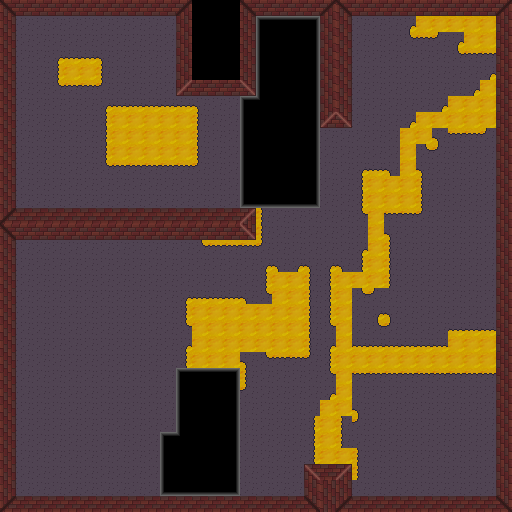

A 2D game scene composited from a Tiled map and its tileset images. What follows is a short description and the map's XML, with every tile layer's data as written:
An orthogonal 32x32 tile map with 16x16 px tiles, 1 tile layer (Tile Layer 1), 3 tilesets.

<map version="1.0" orientation="orthogonal" renderorder="right-down" width="32" height="32" tilewidth="16" tileheight="16" nextobjectid="1">
 <tileset firstgid="1" name="Volcano" tilewidth="16" tileheight="16" tilecount="15" columns="5">
  <image source="../volcano-tiles.png" width="80" height="48" />
  <tile id="0">
   <properties>
    <property name="collidable" type="bool" value="true" />
    <property name="sensor" type="bool" value="false" />
   </properties>
  </tile>
  <tile id="1">
   <properties>
    <property name="collidable" type="bool" value="true" />
   </properties>
  </tile>
  <tile id="2">
   <properties>
    <property name="collidable" type="bool" value="true" />
   </properties>
  </tile>
  <tile id="3">
   <properties>
    <property name="collidable" type="bool" value="true" />
   </properties>
  </tile>
  <tile id="4">
   <properties>
    <property name="collidable" type="bool" value="true" />
   </properties>
  </tile>
  <tile id="5">
   <properties>
    <property name="collidable" type="bool" value="true" />
   </properties>
  </tile>
  <tile id="7">
   <properties>
    <property name="collidable" type="bool" value="true" />
   </properties>
  </tile>
  <tile id="8">
   <properties>
    <property name="collidable" type="bool" value="true" />
   </properties>
  </tile>
  <tile id="9">
   <properties>
    <property name="collidable" type="bool" value="true" />
   </properties>
  </tile>
  <tile id="10">
   <properties>
    <property name="collidable" type="bool" value="true" />
   </properties>
  </tile>
  <tile id="11">
   <properties>
    <property name="collidable" type="bool" value="true" />
   </properties>
  </tile>
  <tile id="12">
   <properties>
    <property name="collidable" type="bool" value="true" />
   </properties>
  </tile>
 </tileset>
 <tileset firstgid="16" name="Bottomless Pit" tilewidth="16" tileheight="16" tilecount="15" columns="5">
  <image source="../the-pits.png" width="80" height="48" />
  <tile id="0">
   <properties>
    <property name="collidable" type="bool" value="true" />
   </properties>
  </tile>
  <tile id="1">
   <properties>
    <property name="collidable" type="bool" value="true" />
   </properties>
  </tile>
  <tile id="2">
   <properties>
    <property name="collidable" type="bool" value="true" />
   </properties>
  </tile>
  <tile id="3">
   <properties>
    <property name="collidable" type="bool" value="true" />
   </properties>
  </tile>
  <tile id="4">
   <properties>
    <property name="collidable" type="bool" value="true" />
   </properties>
  </tile>
  <tile id="5">
   <properties>
    <property name="collidable" type="bool" value="true" />
   </properties>
  </tile>
  <tile id="6">
   <properties>
    <property name="collidable" type="bool" value="true" />
    <property name="sensor" type="bool" value="false" />
   </properties>
  </tile>
  <tile id="7">
   <properties>
    <property name="collidable" type="bool" value="true" />
   </properties>
  </tile>
  <tile id="8">
   <properties>
    <property name="collidable" type="bool" value="true" />
   </properties>
  </tile>
  <tile id="9">
   <properties>
    <property name="collidable" type="bool" value="true" />
   </properties>
  </tile>
  <tile id="10">
   <properties>
    <property name="collidable" type="bool" value="true" />
   </properties>
  </tile>
  <tile id="11">
   <properties>
    <property name="collidable" type="bool" value="true" />
   </properties>
  </tile>
  <tile id="12">
   <properties>
    <property name="collidable" type="bool" value="true" />
   </properties>
  </tile>
  <tile id="13">
   <properties>
    <property name="collidable" type="bool" value="true" />
   </properties>
  </tile>
  <tile id="14">
   <properties>
    <property name="collidable" type="bool" value="true" />
   </properties>
  </tile>
 </tileset>
 <tileset firstgid="31" name="Lurva" tilewidth="16" tileheight="16" tilecount="9" columns="3">
  <image source="../lava-pit.png" width="48" height="48" />
  <tile id="4">
   <properties>
    <property name="collidable" type="bool" value="true" />
    <property name="sensor" type="bool" value="false" />
   </properties>
  </tile>
 </tileset>
 <layer name="Tile Layer 1" width="32" height="32">
  <data encoding="csv">
1,2,2,2,2,2,2,2,2,2,2,3,22,22,22,1,2,2,2,2,3,1,2,2,2,2,2,2,2,2,2,3,
6,7,7,7,7,7,7,7,7,7,7,8,22,22,22,6,16,17,17,18,8,6,7,7,7,31,35,35,35,35,35,8,
6,7,7,7,7,7,7,7,7,7,7,8,22,22,22,6,21,22,22,23,8,6,7,7,7,37,38,39,31,35,35,8,
6,7,7,31,32,32,33,7,7,7,7,8,22,22,22,6,21,22,22,23,8,6,7,7,7,7,7,7,37,38,38,8,
6,7,7,34,35,35,36,7,7,7,7,8,22,22,22,6,21,22,22,23,8,6,7,7,7,7,7,7,7,7,31,8,
6,7,7,37,38,38,39,7,7,7,7,5,2,2,2,4,21,22,22,23,8,6,7,7,7,7,7,7,7,31,35,8,
6,7,7,7,7,7,31,32,32,32,32,32,33,7,7,16,19,22,22,23,8,6,7,7,7,7,7,31,35,35,35,8,
6,7,7,7,7,7,34,35,35,35,35,35,36,7,7,21,22,22,22,23,5,4,7,7,7,31,35,35,35,35,35,8,
6,7,7,7,7,7,34,35,35,35,35,35,36,7,7,21,22,22,22,23,7,7,7,7,7,35,35,33,38,38,39,8,
6,7,7,7,7,7,34,35,35,35,35,35,36,7,7,21,22,22,22,23,7,7,7,7,7,35,37,39,7,7,7,8,
6,7,7,7,7,7,37,38,38,38,38,38,39,7,7,21,22,22,22,23,7,7,31,32,33,35,33,7,7,7,7,8,
6,7,7,7,7,7,7,7,7,7,7,7,7,7,7,21,22,22,22,23,7,7,34,35,35,35,36,7,7,7,7,8,
6,7,7,7,7,7,7,7,7,7,7,7,7,7,7,26,27,27,27,28,7,7,34,35,35,35,36,7,7,7,7,8,
11,12,12,12,12,12,12,12,12,12,12,12,12,12,12,9,36,7,7,7,7,7,37,35,38,38,39,7,7,7,7,8,
1,2,2,2,2,2,2,2,2,2,2,2,2,2,2,4,36,7,7,7,7,7,7,35,33,7,7,7,7,7,7,8,
6,7,7,7,7,7,7,7,7,7,7,7,37,38,38,38,39,7,7,7,7,7,31,35,36,7,7,7,7,7,7,8,
6,7,7,7,7,7,7,7,7,7,7,7,7,7,7,7,31,33,31,33,31,33,34,35,36,7,7,7,7,7,7,8,
6,7,7,7,7,7,7,7,7,7,7,7,7,7,7,7,34,35,35,36,34,35,35,35,36,7,7,7,7,7,7,8,
6,7,7,7,7,7,7,7,7,7,7,31,32,32,32,33,37,35,35,36,34,35,37,39,7,7,7,7,7,7,7,8,
6,7,7,7,7,7,7,7,7,7,7,34,35,35,35,35,35,35,35,36,34,35,7,31,33,7,7,7,7,7,7,8,
6,7,7,7,7,7,7,7,7,7,7,37,35,35,35,35,35,35,35,36,37,35,7,37,39,7,7,7,32,32,32,8,
6,7,7,7,7,7,7,7,7,7,7,31,35,35,35,35,35,35,35,36,31,35,32,32,32,32,32,32,35,35,35,8,
6,7,7,7,7,7,7,7,7,7,7,34,35,35,35,33,37,38,38,39,34,35,35,35,35,35,35,35,35,35,35,8,
6,7,7,7,7,7,7,7,7,7,7,16,17,17,18,36,7,7,7,7,37,35,38,38,38,38,38,38,38,38,38,8,
6,7,7,7,7,7,7,7,7,7,7,21,22,22,23,39,7,7,7,7,31,35,7,7,7,7,7,7,7,7,7,8,
6,7,7,7,7,7,7,7,7,7,7,21,22,22,23,7,7,7,7,7,35,35,33,7,7,7,7,7,7,7,7,8,
6,7,7,7,7,7,7,7,7,7,7,21,22,22,23,7,7,7,7,34,35,36,39,7,7,7,7,7,7,7,7,8,
6,7,7,7,7,7,7,7,7,7,16,19,22,22,23,7,7,7,7,34,35,36,7,7,7,7,7,7,7,7,7,8,
6,7,7,7,7,7,7,7,7,7,21,22,22,22,23,7,7,7,7,34,35,35,36,7,7,7,7,7,7,7,7,8,
6,7,7,7,7,7,7,7,7,7,21,22,22,22,23,7,7,7,7,10,12,9,36,7,7,7,7,7,7,7,7,8,
6,7,7,7,7,7,7,7,7,7,26,27,27,27,28,7,7,7,7,8,6,6,7,7,7,7,7,7,7,7,7,8,
11,12,12,12,12,12,12,12,12,12,12,12,12,12,12,12,12,12,12,13,6,11,12,12,12,12,12,12,12,12,12,13
</data>
 </layer>
</map>
